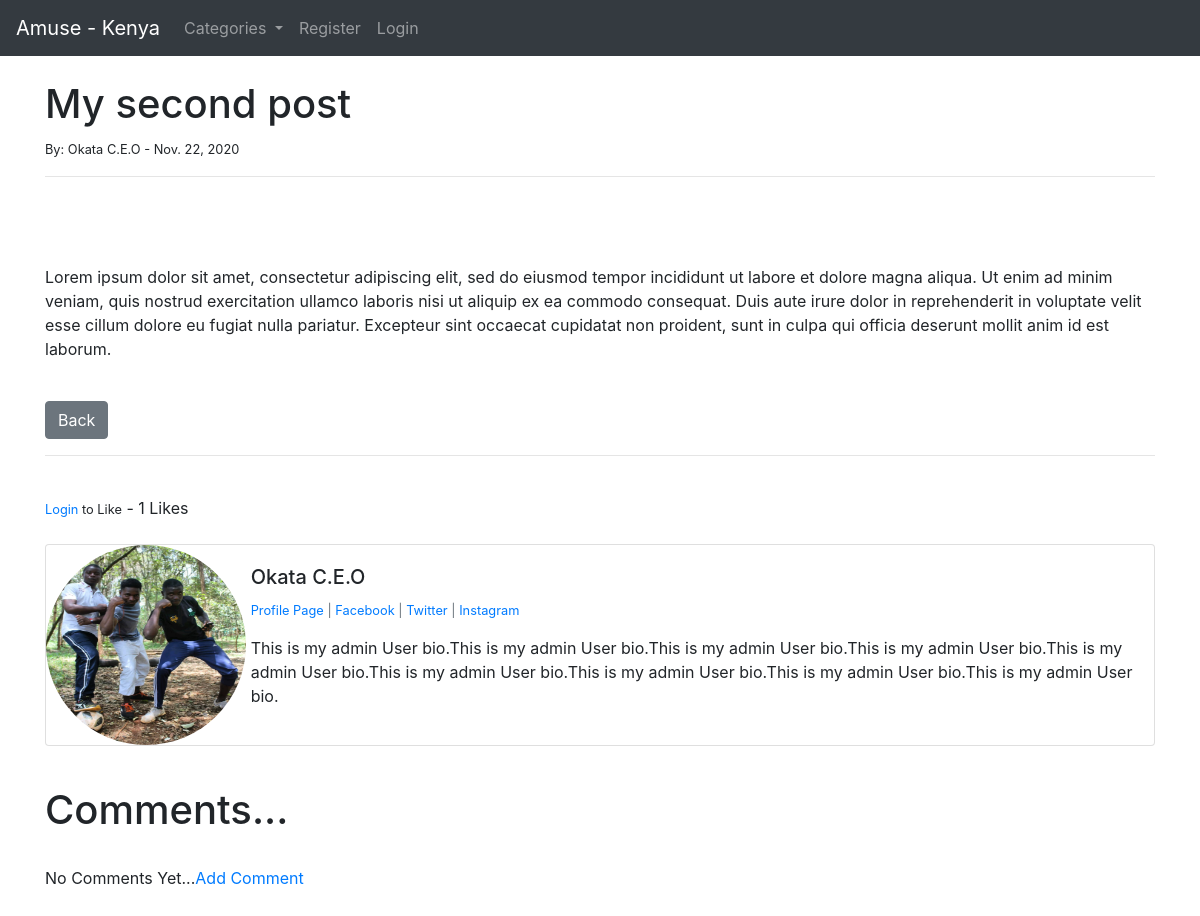
Screenshot of /blog/article/2 with the database file from the repository.
### blog/models.py (models this page shows, shortened)
class blog_post(models.Model):
	title = models.CharField(max_length=255)
	header_image = models.ImageField(null=True, blank=True, upload_to="images/")
	title_tag = models.CharField(max_length=255)
	author = models.ForeignKey(User, on_delete=models.CASCADE)
	body = RichTextField(blank=True, null=True)
	post_date = models.DateField(auto_now_add=True)
	category = models.CharField(max_length=255, default='amuse camp')
	snippet = models.CharField(max_length=255)
	likes = models.ManyToManyField(User, related_name='blogg_posts')
	def total_likes(self):
		return self.likes.count()

class Profile(models.Model):
	user = models.OneToOneField(User, null=True, on_delete=models.CASCADE)
	bio = models.TextField()
	profile_pic = models.ImageField(null=True, blank=True, upload_to="images/Profile")
	facebook_url = models.CharField(max_length=255, null=True, blank=True)
	twitter_url = models.CharField(max_length=255, null=True, blank=True)
	instagram_url = models.CharField(max_length=255, null=True, blank=True)
	linkedin_url = models.CharField(max_length=255, null=True, blank=True)

### blog/views.py (the view)
# urls.py: path('article/<int:pk>', ArticleDetailView.as_view(), name='article-detail'),
class ArticleDetailView(DetailView):
	model =  blog_post
	template_name = 'article_details.html'
	def get_context_data(self, *args, **kwargs):
		cat_menu = Category.objects.all()
		context = super(ArticleDetailView, self).get_context_data(*args, **kwargs)
		stuff = get_object_or_404(blog_post, id=self.kwargs['pk'])
		total_likes = stuff.total_likes()
		liked = False
		if stuff.likes.filter(id=self.request.user.id).exists():
			liked = True
		context["cat_menu"] = cat_menu
		context["total_likes"] = total_likes
		context["liked"] = liked
		return context

### blog/models.py (called while the page is built)
	def __str__(self):
		return self.name

### blog/templates/article_details.html (shortened to what this page needs)
{% extends 'base2.html' %}
{% load static %}
{% block content %}
<h1>{{ blog_post.title }}</h1>
<small>By:
	{{ blog_post.author.first_name }}
	{{ blog_post.author.last_name }} -
	{{ blog_post.post_date }}
</small><br/>
<hr>
<br/>
<br/><br/>
{{ blog_post.body|safe }}
<br/>
<a href="{% url 'blog_index' %}" class="btn btn-secondary">Back</a>
<br/>
<hr>
<br/>
<form action="{% url 'like_post' blog_post.pk %}" method="POST">
{% if user.is_authenticated %}
	{% if liked %}
		<button type="submit", name="post_id", value="{{ blog_post.id }}",
		class="btn btn-danger btn-sm">Unlike</button>
	{% else %}
		<button type="submit", name="post_id", value="{{ blog_post.id }}",
		class="btn btn-primary btn-sm">Like</button>
	{% endif %}
{% else %}
	<small><a href="{% url 'login' %}">Login</a> to Like</small>
{% endif %}
	- {{ total_likes }} Likes
</form>
<br/>
<div class="card mb-3">
  <div class="row no-gutters">
    <div class="col-md-2">
{% if blog_post.author.profile.profile_pic %}
      	<img src="{{ blog_post.author.profile.profile_pic.url }}" width="200" height="200" class="rounded-circle">
{% else %}
		<img src="{% static 'blog/images/default_profile_pic.png' %}" width="100" height="100" class="rounded-circle">
{% endif %}
    </div>
    <div class="col-md-10">
      <div class="card-body">
        <h5 class="card-title">
        	{{ blog_post.author.first_name }}
			{{ blog_post.author.last_name }}
		</h5>
		<p class="small text-muted">
			<a href="{% url 'show_profile_page' blog_post.author.profile.id %}">Profile Page</a>
			{% if blog_post.author.profile.facebook_url %}
				| <a href="{{ blog_post.author.profile.facebook_url }}">Facebook</a>
			{% endif %}
			{% if blog_post.author.profile.twitter_url %}
				| <a href="{{ blog_post.author.profile.twitter_url }}">Twitter</a>
			{% endif %}
			{% if blog_post.author.profile.instagram_url %}
				| <a href="{{ blog_post.author.profile.instagram_url }}">Instagram</a>
			{% endif %}
		</p>
        <p class="card-text">
        	{{ blog_post.author.profile.bio }}
    	</p>
      </div>
    </div>
  </div>
</div>
<br/>
<h1>Comments...</h1>
<br/>
{% if not blog_post.comments.all %}
	No Comments Yet...<a href="{% url 'add_comment' blog_post.pk %}">Add Comment</a>
{% endif %}
<br/>
<br/><br/>
{% endblock %}

### rows the page displays
blog_post: title "My second post", author.first_name "Okata", author.last_name "C.E.O", post_date "Nov. 22, 2020", body "Lorem ipsum dolor sit amet, consectetur adipiscing elit, sed do eiusmod tempor incididunt ut labore et dolore magna aliqua. Ut enim ad minim veniam, quis nostrud exercitation ullamco laboris nisi ut aliquip ex ea commodo consequat. Duis aute irure dolor in reprehenderit in voluptate velit esse cillum dolore eu fugiat nulla pariatur. Excepteur sint occaecat cupidatat non proident, sunt in culpa qui officia deserunt mollit anim id est laborum.", author.profile.profile_pic (picture), author.profile.bio "This is my admin User bio.This is my admin User bio.This is my admin User bio.This is my admin User bio.This is my admin User bio.This is my admin User bio.This is my admin User bio.This is my admin User bio.This is my admin User bio."

### other values shown
{{ total_likes }} "1"
